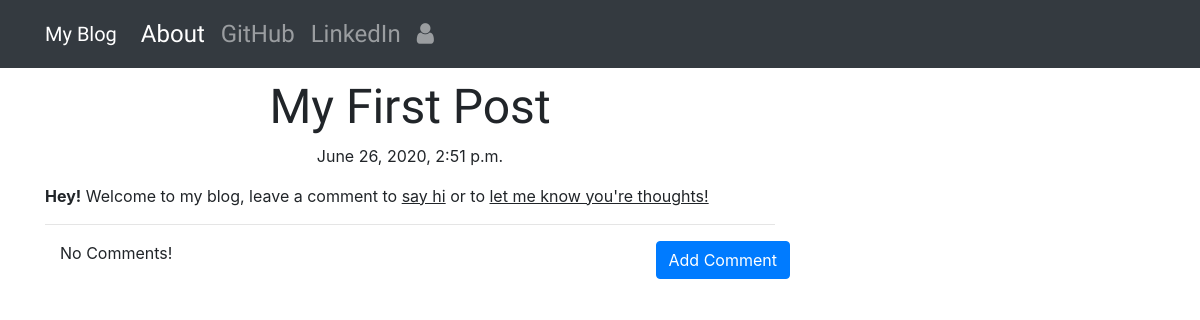
The app's page /post/2/, older data.
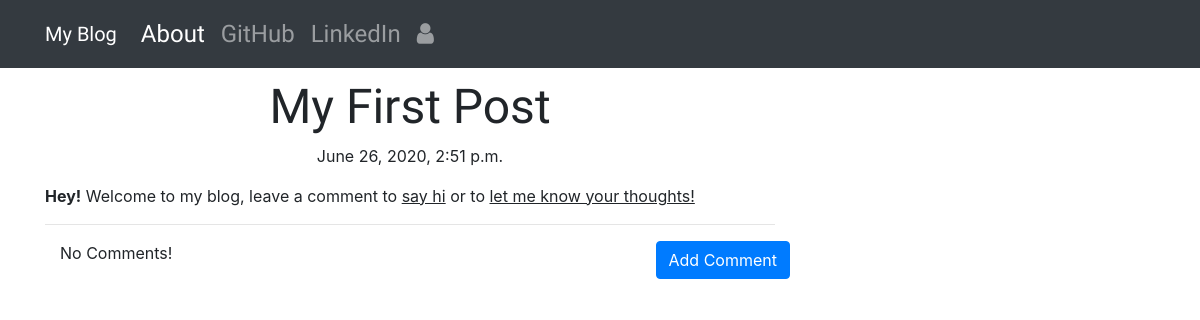
The same page, newer data.
### blog/models.py (models this page shows, shortened)
class Post(models.Model):
    author = models.ForeignKey('auth.User',on_delete=models.CASCADE)
    title = models.CharField(max_length=200)
    text = models.TextField()
    created_date = models.DateTimeField(default=timezone.now)
    published_date = models.DateTimeField(blank=True,null=True)

### blog/views.py (the view)
# urls.py: path('post/<int:pk>/',views.PostDetailView.as_view(),name='post_detail'),
class PostDetailView(DetailView):
    model = Post

### blog/templates/blog/post_detail.html (shortened to what this page needs)
{% extends "blog/base.html" %}
{% block content%}
<h1 class="posttitle loader">{{ post.title }}</h1>
{% if post.published_date %}
<div class="date postdate">
  {{ post.published_date }}
</div>
{% else %}
<a class="btn btn-default" href="{% url 'post_publish' pk=post.pk %}">Publish</a>
{% endif %}
<p class="postcontent">{{ post.text|safe|linebreaksbr}}</p>
<hr>
<a class="btn btn-primary btn-comment" href="{% url 'add_comment_to_post' pk=post.pk %}">Add Comment</a>
<div class="container">
  {% for comment in post.comments.all %}
  <br>
    <!-- {% if user.is_authenticated or comment.approved_comment %}
      {{ comment.created_date }}
      {% if not comment.approved_comment %}
      <a class="btn btn-primary" href="{% url 'comment_remove' pk=comment.pk %}"><span class="fa fa-remove"></span></a>
      <a class="btn btn-primary" href="{% url 'comment_approve' pk=comment.pk %}"><span class="fa fa-check"></span></a>
      {% endif %} -->
      <p>{{comment.text|safe|linebreaks}}</p>
      <p>Posted by: {{comment.author }}</p>
    {% endif %}
    {% empty %}
    <p>No Comments!</p>
  {% endfor %}
</div>
{% endblock %}

### blog/templates/blog/base.html (shortened to what this page needs)
<!DOCTYPE html>
{% load static %}
<html lang="en" dir="ltr">
  <head>
    <link rel="stylesheet" href="https://stackpath.bootstrapcdn.com/bootstrap/4.5.0/css/bootstrap.min.css">
    <link href="https://maxcdn.bootstrapcdn.com/font-awesome/4.7.0/css/font-awesome.min.css" rel="stylesheet">
    <link rel="stylesheet" href="//cdn.jsdelivr.net/npm/medium-editor@latest/dist/css/medium-editor.min.css" type="text/css" media="screen" charset="utf-8">
    <link rel="stylesheet" href="{% static 'css/blog.css' %}">
  </head>
  <body class='loader'>
    <nav class="navbar navbar-expand-lg navbar-dark bg-dark techfont">
      <div class="container">
  <a class="navbar-brand" href="{% url 'post_list' %}">My Blog</a>
  <div class="collapse navbar-collapse" id="navbarNavAltMarkup">
    <div class="navbar-nav">
      <a class="nav-item nav-link active" href="{% url 'about' %}">About</a>
      <a class="nav-item nav-link" href="https://www.github.com">GitHub</a>
      <a class="nav-item nav-link" href="https://www.linkedin.com">LinkedIn</a>
      <div class="navbar-nav align-items-center ml-auto">
        {% if user.is_authenticated %}
          <a class="nav-item nav-link" href="{% url 'post_new' %}">New Post</a>
          <a class="nav-item nav-link" href="{% url 'post_draft_list' %}">Drafts</a>
          <a class="nav-item nav-link" href="{% url 'logout' %}">Log out</a>
          <a >Welcome: {{ user.username }}</a>
        {% else %}
          <a class="nav-item nav-link" href="{% url 'login' %}" aria-label="Login">
            <span class="fa fa-user" aria-hidden="true"></span></a>
        {% endif %}
      </div>
    </div>
  </div>
</div>
</nav>
<div class="content container">
  <div class="row">
    <div class="col-md-8">
      <div class="blog_posts">
        {% block content %}
        {% endblock %}
      </div>
    </div>
  </div>
</div>
  </body>
</html>

### blog/static/css/blog.css (style rules this page uses)
.techfont { font-family: 'Marvel',sans-serif; font-size: 1.5em; margin-bottom: 10px; }
.postdate { text-align: center; }
.posttitle { font-family: 'Marvel',sans-serif; font-size: 3em; text-align: center; }
.postcontent { font-family: 'Montserrat'; font-size: 1.5em; }
.btn-comment { position: absolute; right: 0px; }
.loader { filter:hue-rotate(0deg); color:linear-gradient(45deg,#0f8,#08f); animation:hue 10000ms infinite linear; }

Row changes from the older to the newer data that the page shows:
changed Post "My First Post": text "Hey! Welcome to my blog, leave a comment to say hi or to let me know you're thoughts!" → "Hey! Welcome to my blog, leave a comment to say hi or to let me know your thoughts!"
